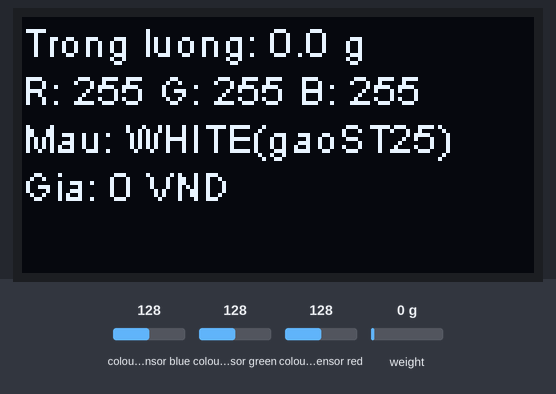
Bench run of a sketch on a simulated ESP32. Parts: 128×64 one-colour display. Wiring (inferred from the names in the program): TCS3200 colour sensor: output GPIO 23; S2 GPIO 18; S3 GPIO 19; S0 GPIO 16; S1 GPIO 17. The inputs (shaded band) are chosen by the test bench; at power-on: colour sensor blue 128, weight on the scale 0 g, colour sensor green 128, colour sensor red 128. WiFi joins after 1.5 s; servers stay silent unless stated; what the sketch prints to the serial monitor is not drawn.

Above: at 6.0 s.
6.1 s: colour sensor blue set to 5
At 7.4 s:
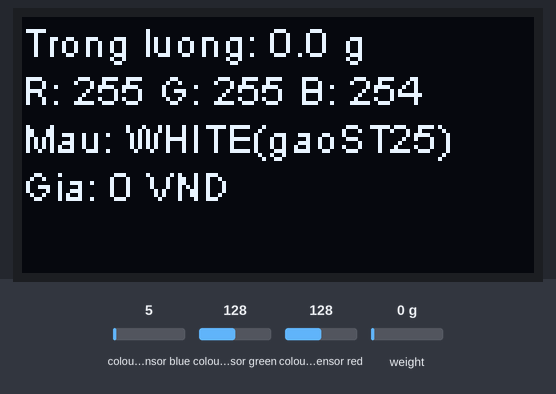
7.7 s: weight on the scale set to 100 g
At 8.4 s:
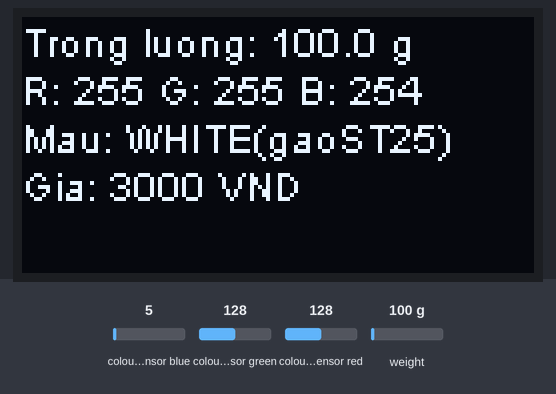
9.5 s: colour sensor green set to 5
At 10.3 s:
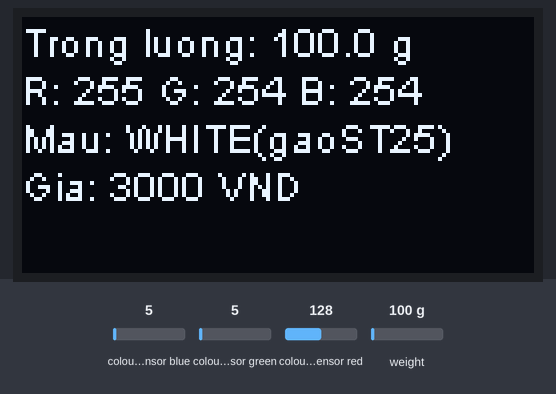
11.2 s: colour sensor red set to 5
At 12.2 s:
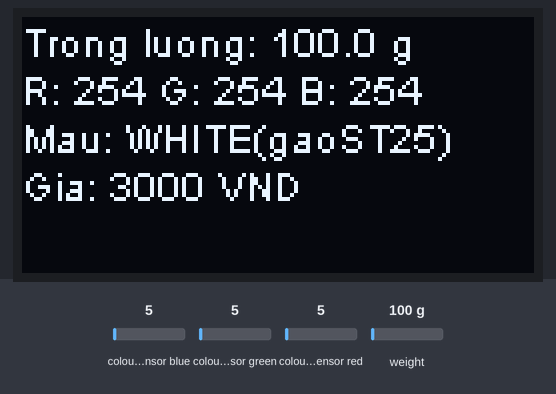
12.9 s: weight on the scale set to 1250 g
At 14.2 s:
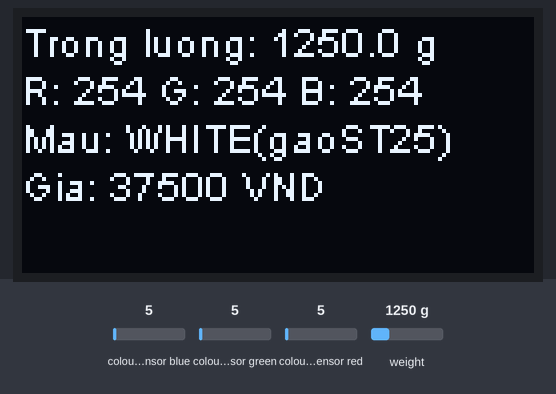
14.6 s: weight on the scale set to 2500 g
At 16.1 s:
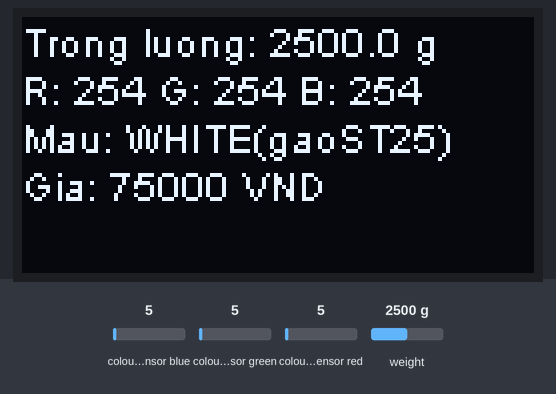
Timing chart, 0 to 17.3 s (numbered marks = the images above; inputs shaded):
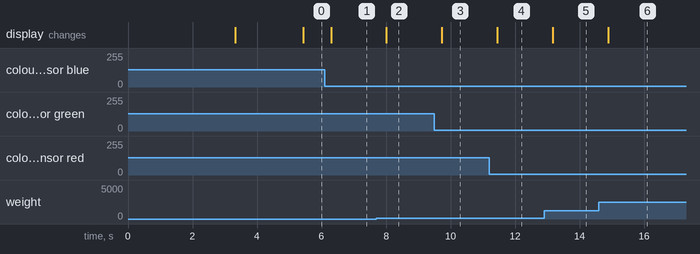

Measured:
- after the input at 6.1 s, the display: changes after 0.20 s (image 1)
- after the input at 7.7 s, the display: changes after 0.31 s (image 2)
- after the input at 9.5 s, the display: changes after 0.23 s (image 3)
- after the input at 11.2 s, the display: changes after 0.25 s (image 4)
- after the input at 12.9 s, the display: changes after 0.26 s (image 5)
- after the input at 14.6 s, the display: changes after 0.28 s (image 6)

The sketch:

he-thong-tinh-tien.ino
```cpp
// ====== THÔNG TIN BLYNK ======
#define BLYNK_TEMPLATE_ID "TMPL6JE30DzKE"
#define BLYNK_TEMPLATE_NAME "HETHONGTINHTIENESP32"
#define BLYNK_AUTH_TOKEN "YOUR_TOKEN"

#include <Wire.h>
#include <SH1106Wire.h>
#include <HX711.h>
#include <WiFi.h>
#include <BlynkSimpleEsp32.h>

// ====== THÔNG TIN WIFI ======
const char* ssid = "wifi";
const char* password = "Password";

// ====== CHÂN KẾT NỐI ======
#define OLED_SDA 21
#define OLED_SCL 22
#define S0 16
#define S1 17
#define S2 18
#define S3 19
#define OUT 23
#define HX711_DT 4
#define HX711_SCK 5

// ====== KHỞI TẠO THIẾT BỊ ======
SH1106Wire display(0x3c, OLED_SDA, OLED_SCL);
HX711 scale;

// ====== BIẾN TOÀN CỤC ======
int red, green, blue;
float weight = 0;
float calibration_factor = -225.0;
bool blynkConnected = false;

// ====== NGUYÊN MẪU ======
int getRed(); int getGreen(); int getBlue();
String detectColor(int r, int g, int b);
float calculatePrice(String color, float w);
void updateDisplay(String color, float price);
void printData(String color, float price);

void setup() {
  Serial.begin(115200);
  Serial.println("\n=== KHOI DONG HE THONG ===");

  // ----- Kết nối WiFi -----
  WiFi.begin(ssid, password);
  Serial.print("Dang ket noi WiFi");
  while (WiFi.status() != WL_CONNECTED) {
    Serial.print(".");
    delay(500);
  }
  Serial.println("\n✅ WiFi da ket noi!");
  Serial.print("IP: "); Serial.println(WiFi.localIP());

  // ----- Kết nối Blynk -----
  Blynk.config(BLYNK_AUTH_TOKEN, "blynk.cloud", 80);
  if (Blynk.connect(5000)) {
    Serial.println("✅ Ket noi Blynk thanh cong!");
    blynkConnected = true;
  } else {
    Serial.println("⚠️ Khong the ket noi Blynk, se thu lai sau...");
  }

  // ----- Cảm biến màu -----
  pinMode(S0, OUTPUT);
  pinMode(S1, OUTPUT);
  pinMode(S2, OUTPUT);
  pinMode(S3, OUTPUT);
  pinMode(OUT, INPUT);
  digitalWrite(S0, LOW);
  digitalWrite(S1, HIGH); // Giảm tần số xuống 2% để ổn định

  // ----- HX711 -----
  scale.begin(HX711_DT, HX711_SCK);
  scale.set_scale();
  scale.tare();
  delay(500);
  scale.set_scale(calibration_factor);

  // ----- OLED -----
  display.init();
  display.flipScreenVertically();
  display.setFont(ArialMT_Plain_10);
  display.clear();
  display.drawString(0, 0, "Khoi dong he thong...");
  display.display();
  delay(1500);

  Serial.println("Cam bien mau san sang!");
}

void loop() {
  weight = scale.get_units(5);
  red = getRed(); delay(30);
  green = getGreen(); delay(30);
  blue = getBlue(); delay(30);

  String color = detectColor(red, green, blue);
  float price = calculatePrice(color, weight);

  updateDisplay(color, price);
  printData(color, price);

  if (WiFi.status() == WL_CONNECTED) {
    if (!blynkConnected && Blynk.connect(2000)) {
      Serial.println("✅ Ket noi lai Blynk thanh cong!");
      blynkConnected = true;
    }
    if (blynkConnected) {
      Blynk.virtualWrite(V0, weight);
      Blynk.virtualWrite(V1, red);
      Blynk.virtualWrite(V2, green);
      Blynk.virtualWrite(V3, blue);
      Blynk.virtualWrite(V4, price);
      Blynk.virtualWrite(V5, color);
    }
  } else {
    blynkConnected = false;
  }

  Blynk.run();
  delay(250);
}

// ====== HIỂN THỊ OLED ======
void updateDisplay(String color, float price) {
  display.clear();
  display.drawString(0, 0, "Trong luong: " + String(weight, 1) + " g");
  display.drawString(0, 12, "R: " + String(red) + " G: " + String(green) + " B: " + String(blue));
  display.drawString(0, 24, "Mau: " + color);
  display.drawString(0, 36, "Gia: " + String(price, 0) + " VND");
  display.display();
}

// ====== ĐỌC CẢM BIẾN MÀU ======
int getRed() {
  digitalWrite(S2, LOW);
  digitalWrite(S3, LOW);
  int pulse = pulseIn(OUT, LOW, 200000);
  pulse = constrain(pulse, 100, 30000);
  return map(pulse, 30000, 100, 0, 255);
}

int getGreen() {
  digitalWrite(S2, HIGH);
  digitalWrite(S3, HIGH);
  int pulse = pulseIn(OUT, LOW, 200000);
  pulse = constrain(pulse, 100, 30000);
  return map(pulse, 30000, 100, 0, 255);
}

int getBlue() {
  digitalWrite(S2, LOW);
  digitalWrite(S3, HIGH);
  int pulse = pulseIn(OUT, LOW, 200000);
  pulse = constrain(pulse, 100, 30000);
  return map(pulse, 30000, 100, 0, 255);
}

// ====== NHẬN DẠNG MÀU CHÍNH XÁC ======
String detectColor(int r, int g, int b) {
  float total = r + g + b + 1;
  float rRatio = r / total;
  float gRatio = g / total;
  float bRatio = b / total;

  if ((rRatio > 0.34 && r > 100) && (r > g * 1.12 && r > b * 1.12)) return "RED(dautay)";
  if ((gRatio > 0.38 && g > 100) && (g > r * 1.12 && g > b * 1.12)) return "GREEN(kiwi)";
  if ((bRatio > 0.36 && b > 100) && (b > r * 1.08 && b > g * 1.08)) return "BLUE(vietquat)";
  if ((r > 150 && g > 150) && (abs(r - g) < 40) && (b < r - 40)) return "YELLOW(chuoi)";
  if (r > 220 && g > 220 && b > 220) return "WHITE(gaoST25)";
  if (r < 160 && g < 160 && b < 160 && abs(r - g) < 20 && abs(r - b) < 25) {
    if ((r + g + b) / 3 < 140) return "BLACK(nho)";
    else return "GRAY";
  }

  return "NO_COLOR";
}

// ====== TÍNH GIÁ (VND/kg) ======
float calculatePrice(String color, float weight) {
  if (color == "RED(dautay)")        return weight * 100000 / 1000;
  else if (color == "GREEN(kiwi)")   return weight * 150000 / 1000;
  else if (color == "BLUE(vietquat)")return weight * 120000 / 1000;
  else if (color == "YELLOW(chuoi)") return weight * 80000 / 1000;
  else if (color == "WHITE(gaoST25)")return weight * 30000 / 1000;
  else if (color == "BLACK(nho)")    return weight * 200000 / 1000;
  else return 0;
}

// ====== IN DỮ LIỆU RA SERIAL ======
void printData(String color, float price) {
  Serial.print("Trong luong: ");
  Serial.print(weight, 1);
  Serial.print(" g | R:");
  Serial.print(red);
  Serial.print(" G:");
  Serial.print(green);
  Serial.print(" B:");
  Serial.print(blue);
  Serial.print(" | Mau: ");
  Serial.print(color);
  Serial.print(" | Gia: ");
  Serial.print(price, 0);
  Serial.println(" VND");
}
```
